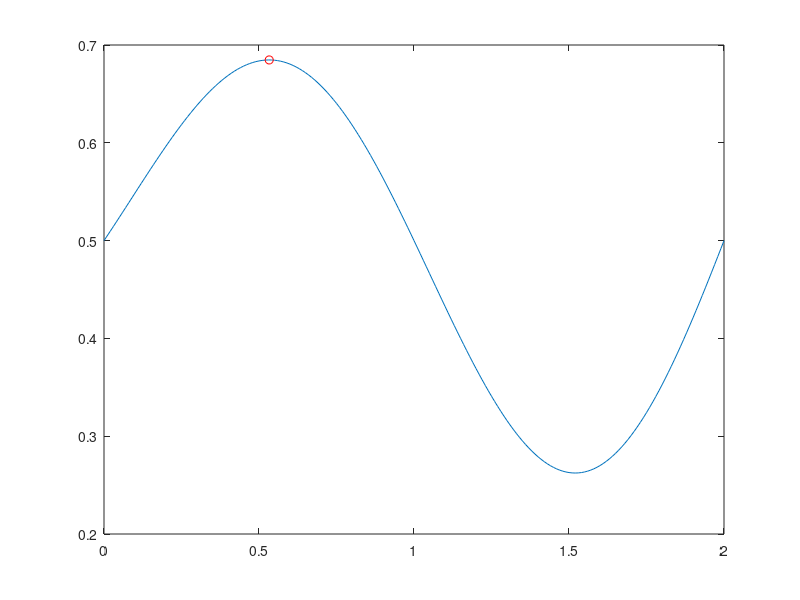

Here is the MATLAB script that generated this plot:
% Oppgave 4 b)

% Skriptet estimerer hvor funksjonen 0.5 + 0.15*sqrt(x + 1) .* sin(pi*x) er
% på sitt bredeste i intervallet 0.2. Vi bruker
% Newtons metode til å finne nullpunktet til den deriverte av funksjonen.
% Den deriverte og dens egen deriverte estimeres selv ved å bruke
% midtpunktsformelen for numerisk derivasjon. Oppdelingen i disse formlene,
% samt presisjonen vi bestemmer at x skal ha, er det som avgjør hvor godt
% estimatet blir. 

% Velger en rimelig startverdi, x0
x0 = 0.5;

% Funksjonen
F = @ (x) 0.5 + 0.15*sqrt(x + 1) .* sin(pi*x);

% Den deriverte ved hjelp av midtpunktsformelen: 
dx = 1e-3;
Fd = @(x) (F(x + dx) - F(x - dx)) / (2 * dx);

% Den dobbeltderiverte deriverte ved hjelp av midtpunktsformelen: 
dx = 1e-3;
Fdd = @(x) (Fd(x + dx) - Fd(x - dx)) / (2 * dx);

% Presisjon
Pres = 1e-2;

% Initierer x - ny og gammel
x = x0;
xGml = x + 5;        % Tilfeldig tall for å komme i gang i løkken.

% Formatering
format long;

% Itererer så lenge forskjellen mellom ny og gammel x er større enn Pres.
while abs(x - xGml) > Pres
    xGml = x;
    x = x - Fd(x) / Fdd(x);
end

% Utskrift av svaret
x                   % Finner punktet 0.5329, f(0.5329)

xVektor = 0:1e-2:2;
plot(xVektor, F(xVektor))
hold on
plot(0.532930183800077,F(0.532930183800077), 'ro')
